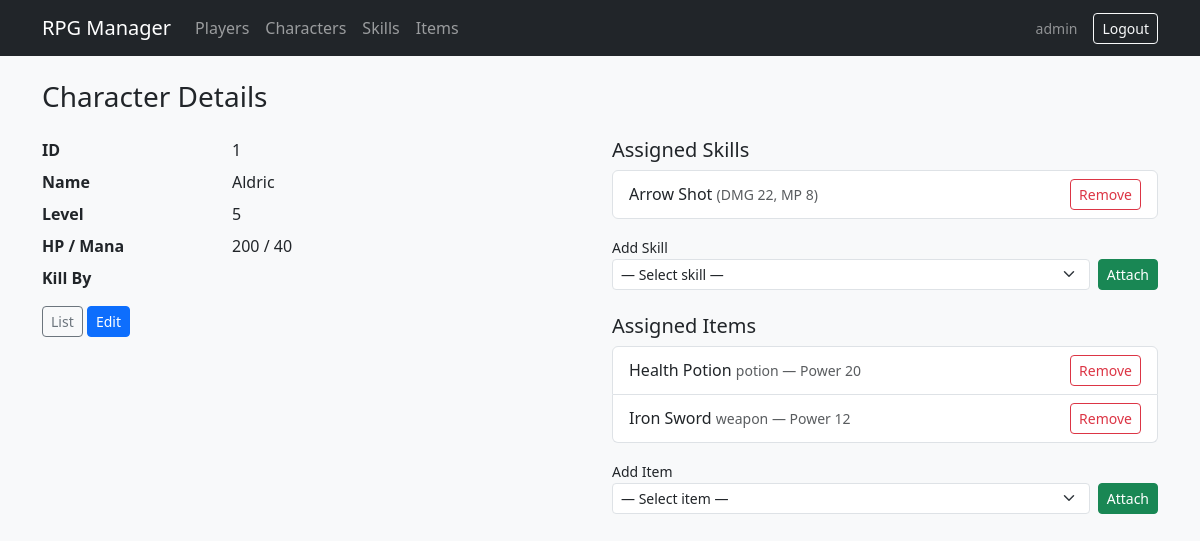
Page /public/index.php?controller=character&action=show&id=1 (signed in) on the committed database.
### tables this page shows
CREATE TABLE IF NOT EXISTS characters (
  id INT UNSIGNED AUTO_INCREMENT PRIMARY KEY,
  name VARCHAR(120) NOT NULL,
  level INT UNSIGNED NOT NULL DEFAULT 1,
  hp INT UNSIGNED NOT NULL DEFAULT 100,
  mana INT UNSIGNED NOT NULL DEFAULT 50,
  kill_by_player_id INT UNSIGNED NULL
);

CREATE TABLE IF NOT EXISTS skills (
  id INT UNSIGNED AUTO_INCREMENT PRIMARY KEY,
  name VARCHAR(120) NOT NULL,
  damage INT UNSIGNED NOT NULL DEFAULT 0,
  mana_cost INT UNSIGNED NOT NULL DEFAULT 0
);

CREATE TABLE IF NOT EXISTS items (
  id INT UNSIGNED AUTO_INCREMENT PRIMARY KEY,
  name VARCHAR(120) NOT NULL,
  type VARCHAR(64) NOT NULL,
  power INT UNSIGNED NOT NULL DEFAULT 0
);

### app/core/Controller.php (called while the page is built, shortened)
<?php
class Controller
{
    protected function render(string $viewFile, array $data = []): void
    {
        extract($data, EXTR_SKIP);
        $viewPath = ROOT_PATH . '/frontend/' . $viewFile;
        require $viewPath;
    }
    protected function get(string $key, $default = null)
    {
        return $_GET[$key] ?? $default;
    }
}

### app/controllers/CharacterController.php (called while the page is built, shortened)
<?php
class CharacterController extends Controller
{
    private Character $charModel;
    private Skill $skillModel;
    private Item $itemModel;
    public function __construct()
    {
        $this->charModel = new Character();
        $this->skillModel = new Skill();
        $this->itemModel = new Item();
    }
    public function show(): void
    {
        $id = (int) $this->get('id', 0);
        $character = $this->charModel->findById($id);
        $skills = $this->charModel->getSkillsForCharacter($id);
        $items = $this->charModel->getItemsForCharacter($id);
        $allSkills = $this->skillModel->all();
        $allItems = $this->itemModel->all();
        $this->render('characters/show.php', [
            'character' => $character,
            'skills' => $skills,
            'items' => $items,
            'allSkills' => $allSkills,
            'allItems' => $allItems,
            'pageTitle' => 'Character Details',
        ]);
    }
}

### public/index.php (called while the page is built, shortened)
<?php
require_once ROOT_PATH . '/app/core/bootstrap.php';
$rawAction = strtolower((string) ($_GET['action'] ?? 'index'));
$actionName = preg_replace('/[^a-z]/', '', $rawAction);
$controller = new $className();
$controller->$actionName();

### app/config/helpers.php (called while the page is built)
<?php
function base_url(): string
{
    $b = rtrim((string) BASE_URL, '/');
    return $b === '' ? '' : $b . '/';
}
function e(?string $s): string
{
    return htmlspecialchars((string) $s, ENT_QUOTES, 'UTF-8');
}

### app/core/bootstrap.php (called while the page is built, shortened)
<?php
require_once ROOT_PATH . '/app/config/helpers.php';
spl_autoload_register(function ($className) {
    $paths = [
        ROOT_PATH . '/app/controllers/' . $className . '.php',
        ROOT_PATH . '/app/models/' . $className . '.php',
        ROOT_PATH . '/app/core/' . $className . '.php',
    ];
    foreach ($paths as $path) {
        if (is_file($path)) {
            return;
        }
    }
});
require_once ROOT_PATH . '/app/config/database.php';

### app/config/database.php (called while the page is built, shortened)
<?php
class Database
{
    private static ?PDO $instance = null;
    public static function getConnection(): PDO
    {
        if (self::$instance === null) {
            $dsn = 'mysql:host=' . self::HOST . ';dbname=' . self::DB_NAME . ';charset=' . self::CHARSET;
            $options = [
                PDO::ATTR_ERRMODE            => PDO::ERRMODE_EXCEPTION,
                PDO::ATTR_DEFAULT_FETCH_MODE => PDO::FETCH_ASSOC,
                PDO::ATTR_EMULATE_PREPARES   => false,
            ];
            self::$instance = new PDO($dsn, self::USER, self::PASS, $options);
        }
        return self::$instance;
    }
}

### app/models/Character.php (called while the page is built, shortened)
<?php
class Character
{
    private PDO $db;
    public function __construct()
    {
        $this->db = Database::getConnection();
    }
    public function findById(int $id): ?array
    {
        $sql = 'SELECT c.*, p.name AS kill_by_player_name
                FROM characters c
                LEFT JOIN players p ON p.id = c.kill_by_player_id
                WHERE c.id = :id LIMIT 1';
        $st = $this->db->prepare($sql);
        $st->execute(['id' => $id]);
        $row = $st->fetch();
        return $row ?: null;
    }
    public function getSkillsForCharacter(int $characterId): array
    {
        $sql = 'SELECT s.* FROM skills s
                INNER JOIN character_skills cs ON cs.skill_id = s.id
                WHERE cs.character_id = :cid
                ORDER BY s.name';
        $st = $this->db->prepare($sql);
        $st->execute(['cid' => $characterId]);
        return $st->fetchAll();
    }
    public function getItemsForCharacter(int $characterId): array
    {
        $sql = 'SELECT i.* FROM items i
                INNER JOIN character_items ci ON ci.item_id = i.id
                WHERE ci.character_id = :cid
                ORDER BY i.name';
        $st = $this->db->prepare($sql);
        $st->execute(['cid' => $characterId]);
        return $st->fetchAll();
    }
}

### frontend/characters/show.php (the view, shortened to what this page needs)
<?php
require ROOT_PATH . '/frontend/views/layout/header.php';
$cid = (int) $character['id'];
?>
<h1 class="h3 mb-4">Character Details</h1>
<div class="row">
    <div class="col-lg-6 mb-4">
        <dl class="row">
            <dt class="col-sm-4">ID</dt>
            <dd class="col-sm-8"><?php echo e((string) $character['id']); ?></dd>
            <dt class="col-sm-4">Name</dt>
            <dd class="col-sm-8"><?php echo e($character['name']); ?></dd>
            <dt class="col-sm-4">Level</dt>
            <dd class="col-sm-8"><?php echo e((string) $character['level']); ?></dd>
            <dt class="col-sm-4">HP / Mana</dt>
            <dd class="col-sm-8"><?php echo e((string) $character['hp']); ?> / <?php echo e((string) $character['mana']); ?></dd>
            <dt class="col-sm-4">Kill By</dt>
            <dd class="col-sm-8"><?php echo e($character['kill_by_player_name'] ?? ''); ?></dd>
        </dl>
        <a class="btn btn-outline-secondary btn-sm" href="<?php echo e(base_url()); ?>index.php?controller=character&action=index">List</a>
        <a class="btn btn-primary btn-sm" href="<?php echo e(base_url()); ?>index.php?controller=character&action=edit&id=<?php echo $cid; ?>">Edit</a>
    </div>
    <div class="col-lg-6">
        <h2 class="h5">Assigned Skills</h2>
        <ul class="list-group mb-3">
            <?php if (empty($skills)): ?>
                <li class="list-group-item text-muted">No skills assigned</li>
            <?php else: ?>
                <?php foreach ($skills as $s): ?>
                    <li class="list-group-item d-flex justify-content-between align-items-center">
                        <span><?php echo e($s['name']); ?> <small class="text-muted">(DMG <?php echo e((string) $s['damage']); ?>, MP <?php echo e((string) $s['mana_cost']); ?>)</small></span>
                        <a class="btn btn-sm btn-outline-danger" href="<?php echo e(base_url()); ?>index.php?controller=character&action=detachSkill&character_id=<?php echo $cid; ?>&skill_id=<?php echo (int) $s['id']; ?>"
                           onclick="return confirm('Remove this skill?');">Remove</a>
                    </li>
                <?php endforeach; ?>
            <?php endif; ?>
        </ul>
        <?php if (!empty($allSkills)): ?>
        <form class="row g-2 align-items-end mb-4" method="post" action="<?php echo e(base_url()); ?>index.php?controller=character&action=attachSkill">
            <div class="col-auto flex-grow-1">
                <label class="form-label small mb-0" for="skill_id">Add Skill</label>
                <select class="form-select form-select-sm" id="skill_id" name="skill_id" required>
                    <option value="">— Select skill —</option>
                </select>
            </div>
            <div class="col-auto">
                <button type="submit" class="btn btn-sm btn-success">Attach</button>
            </div>
        </form>
        <?php endif; ?>
        <h2 class="h5">Assigned Items</h2>
        <ul class="list-group mb-3">
            <?php if (empty($items)): ?>
                <li class="list-group-item text-muted">No items assigned</li>
            <?php else: ?>
                <?php foreach ($items as $it): ?>
                    <li class="list-group-item d-flex justify-content-between align-items-center">
                        <span><?php echo e($it['name']); ?> <small class="text-muted"><?php echo e($it['type']); ?> — Power <?php echo e((string) $it['power']); ?></small></span>
                        <a class="btn btn-sm btn-outline-danger" href="<?php echo e(base_url()); ?>index.php?controller=character&action=detachItem&character_id=<?php echo $cid; ?>&item_id=<?php echo (int) $it['id']; ?>"
                           onclick="return confirm('Remove this item?');">Remove</a>
                    </li>
                <?php endforeach; ?>
            <?php endif; ?>
        </ul>
        <?php if (!empty($allItems)): ?>
        <form class="row g-2 align-items-end" method="post" action="<?php echo e(base_url()); ?>index.php?controller=character&action=attachItem">
            <div class="col-auto flex-grow-1">
                <label class="form-label small mb-0" for="item_id">Add Item</label>
                <select class="form-select form-select-sm" id="item_id" name="item_id" required>
                    <option value="">— Select item —</option>
                </select>
            </div>
            <div class="col-auto">
                <button type="submit" class="btn btn-sm btn-success">Attach</button>
            </div>
        </form>
        <?php endif; ?>
    </div>
</div>
<?php require ROOT_PATH . '/frontend/views/layout/footer.php'; ?>

### frontend/views/layout/header.php (shortened to what this page needs)
<?php
$showNav = $showNav ?? true;
$minimalHeader = $minimalHeader ?? false;
?>
<!DOCTYPE html>
<html lang="en">
<head>
    <link href="https://cdn.jsdelivr.net/npm/bootstrap@5.3.3/dist/css/bootstrap.min.css" rel="stylesheet">
</head>
<body class="bg-light">
<?php if ($minimalHeader && !$showNav): ?>
    <header class="bg-dark text-white py-3 mb-0 shadow-sm">
        <div class="container">
            <span class="fw-semibold">RPG Game Manager</span>
            <span class="text-white-50 small ms-2">Admin area</span>
        </div>
    </header>
<?php elseif ($showNav): ?>
    <?php require __DIR__ . '/navbar.php'; ?>
<?php endif; ?>
<main class="container py-4">

### frontend/views/layout/navbar.php (shortened to what this page needs)
<?php
$u = $_SESSION[SESSION_USER_KEY] ?? null;
?>
<nav class="navbar navbar-expand-lg navbar-dark bg-dark mb-0">
    <div class="container">
        <a class="navbar-brand" href="<?php echo e(base_url()); ?>index.php?controller=dashboard&action=index">RPG Manager</a>
        <div class="collapse navbar-collapse" id="navMain">
            <?php if ($u): ?>
            <ul class="navbar-nav me-auto">
                <li class="nav-item">
                    <a class="nav-link" href="<?php echo e(base_url()); ?>index.php?controller=player&action=index">Players</a>
                </li>
                <li class="nav-item">
                    <a class="nav-link" href="<?php echo e(base_url()); ?>index.php?controller=character&action=index">Characters</a>
                </li>
                <li class="nav-item">
                    <a class="nav-link" href="<?php echo e(base_url()); ?>index.php?controller=skill&action=index">Skills</a>
                </li>
                <li class="nav-item">
                    <a class="nav-link" href="<?php echo e(base_url()); ?>index.php?controller=item&action=index">Items</a>
                </li>
            </ul>
            <span class="navbar-text text-white-50 me-3 small"><?php echo e($u['username'] ?? ''); ?></span>
            <a class="btn btn-outline-light btn-sm" href="<?php echo e(base_url()); ?>index.php?controller=auth&action=logout">Logout</a>
            <?php endif; ?>
        </div>
    </div>
</nav>

### frontend/views/layout/footer.php (shortened to what this page needs)
</main>
</body>
</html>

### rows in the picture
characters: id "1", name "Aldric", level "5", hp "200", mana "40"
skills: name "Arrow Shot", damage "22", mana_cost "8"
items: name "Health Potion", type "potion", power "20"
items: name "Iron Sword", type "weapon", power "12"

### other values in the picture
$u['username'] "admin"
